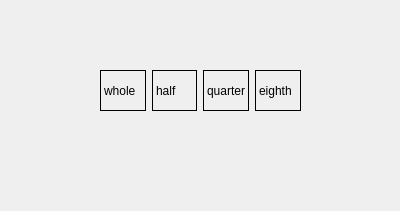
<?xml version="1.0" encoding="UTF-8"?>
<ui version="4.0">
 <class>NoteTookits</class>
 <widget class="QWidget" name="NoteTookits">
  <property name="geometry">
   <rect>
    <x>0</x>
    <y>0</y>
    <width>400</width>
    <height>211</height>
   </rect>
  </property>
  <property name="windowTitle">
   <string>Form</string>
  </property>
  <widget class="QWidget" name="layoutWidget">
   <property name="geometry">
    <rect>
     <x>100</x>
     <y>70</y>
     <width>201</width>
     <height>41</height>
    </rect>
   </property>
   <layout class="QHBoxLayout" name="noteToolkitBox">
    <item>
     <widget class="QLabel" name="label">
      <property name="styleSheet">
       <string notr="true">border: 1px solid black</string>
      </property>
      <property name="text">
       <string>whole</string>
      </property>
     </widget>
    </item>
    <item>
     <widget class="QLabel" name="label_2">
      <property name="styleSheet">
       <string notr="true">border: 1px solid black</string>
      </property>
      <property name="text">
       <string>half</string>
      </property>
     </widget>
    </item>
    <item>
     <widget class="QLabel" name="label_3">
      <property name="styleSheet">
       <string notr="true">border: 1px solid black</string>
      </property>
      <property name="text">
       <string>quarter</string>
      </property>
     </widget>
    </item>
    <item>
     <widget class="QLabel" name="label_4">
      <property name="styleSheet">
       <string notr="true">border: 1px solid black</string>
      </property>
      <property name="text">
       <string>eighth</string>
      </property>
     </widget>
    </item>
   </layout>
  </widget>
  <widget class="QWidget" name="widget" native="true">
   <property name="geometry">
    <rect>
     <x>100</x>
     <y>70</y>
     <width>201</width>
     <height>41</height>
    </rect>
   </property>
  </widget>
 </widget>
 <resources/>
 <connections/>
</ui>
